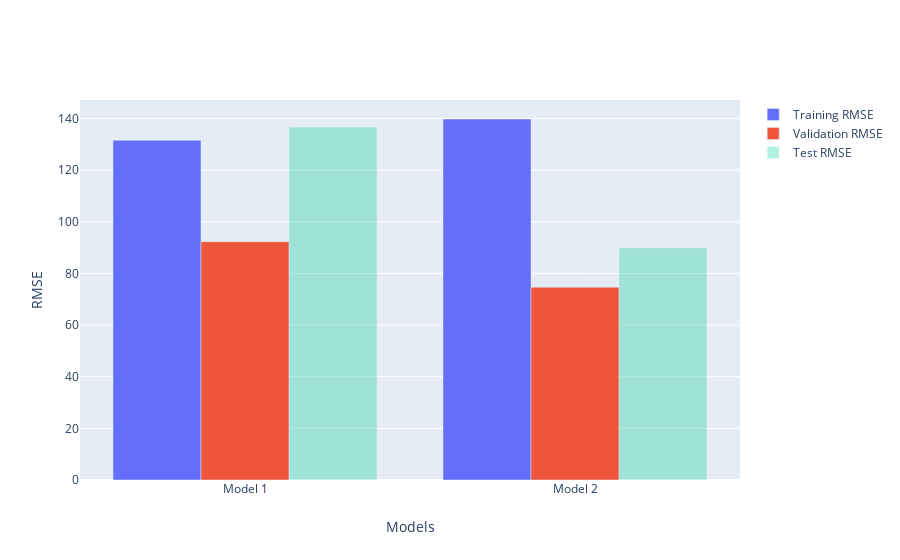

The cell this chart's notebook holds for it:
### Markdown cell above
We can also compare the training, validation, and test RMSE for our two linears models:

### Code cell
training_rmse = [training_error_1, training_error_2]
validation_rmse = [val_error_1, val_error_2]
test_rmse = [test_error_1, test_error_2]
names = ['Model 1','Model 2']
fig = go.Figure([
    go.Bar(x = names, y = training_rmse, name="Training RMSE"),
    go.Bar(x = names, y = validation_rmse, name="Validation RMSE"),
    go.Bar(x = names, y = test_rmse, name="Test RMSE", opacity=.3)])
fig.update_layout(xaxis_title="Models",yaxis_title="RMSE")

### Figure 1 — Plotly figure (JSON) as saved in the notebook; plotly's stock layout.template omitted (floating-point values rounded to 4 significant figures)
{"data": [{"name": "Training RMSE", "type": "bar", "x": ["Model 1", "Model 2"], "y": [131.6, 139.8]}, {"name": "Validation RMSE", "type": "bar", "x": ["Model 1", "Model 2"], "y": [92.3, 74.67]}, {"name": "Test RMSE", "opacity": 0.3, "type": "bar", "x": ["Model 1", "Model 2"], "y": [136.7, 89.94]}], "layout": {"xaxis": {"title": {"text": "Models"}}, "yaxis": {"title": {"text": "RMSE"}}}}
